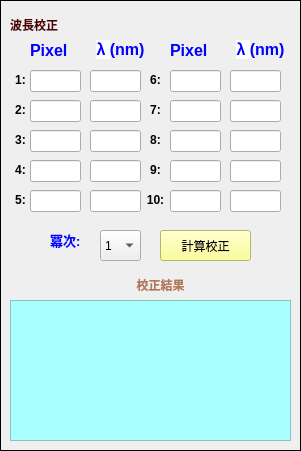
   <widget class="QFrame" name="Wave">
    <property name="geometry">
     <rect>
      <x>510</x>
      <y>0</y>
      <width>301</width>
      <height>451</height>
     </rect>
    </property>
    <property name="autoFillBackground">
     <bool>false</bool>
    </property>
    <property name="styleSheet">
     <string notr="true">
border-color: rgb(170, 85, 0);</string>
    </property>
    <property name="frameShape">
     <enum>QFrame::Box</enum>
    </property>
    <property name="frameShadow">
     <enum>QFrame::Plain</enum>
    </property>
    <widget class="QLabel" name="label_6">
     <property name="geometry">
      <rect>
       <x>10</x>
       <y>70</y>
       <width>21</width>
       <height>21</height>
      </rect>
     </property>
     <property name="text">
      <string>&lt;html&gt;&lt;head/&gt;&lt;body&gt;&lt;p align=&quot;center&quot;&gt;&lt;span style=&quot; font-size:9pt; font-weight:600;&quot;&gt;1:&lt;/span&gt;&lt;/p&gt;&lt;/body&gt;&lt;/html&gt;</string>
     </property>
    </widget>
    <widget class="QLabel" name="label_9">
     <property name="geometry">
      <rect>
       <x>10</x>
       <y>100</y>
       <width>21</width>
       <height>21</height>
      </rect>
     </property>
     <property name="text">
      <string>&lt;html&gt;&lt;head/&gt;&lt;body&gt;&lt;p align=&quot;center&quot;&gt;&lt;span style=&quot; font-size:9pt; font-weight:600;&quot;&gt;2:&lt;/span&gt;&lt;/p&gt;&lt;/body&gt;&lt;/html&gt;</string>
     </property>
    </widget>
    <widget class="QLabel" name="label_10">
     <property name="geometry">
      <rect>
       <x>10</x>
       <y>130</y>
       <width>21</width>
       <height>21</height>
      </rect>
     </property>
     <property name="text">
      <string>&lt;html&gt;&lt;head/&gt;&lt;body&gt;&lt;p align=&quot;center&quot;&gt;&lt;span style=&quot; font-size:9pt; font-weight:600;&quot;&gt;3:&lt;/span&gt;&lt;/p&gt;&lt;/body&gt;&lt;/html&gt;</string>
     </property>
    </widget>
    <widget class="QLabel" name="label_11">
     <property name="geometry">
      <rect>
       <x>10</x>
       <y>160</y>
       <width>21</width>
       <height>21</height>
      </rect>
     </property>
     <property name="text">
      <string>&lt;html&gt;&lt;head/&gt;&lt;body&gt;&lt;p align=&quot;center&quot;&gt;&lt;span style=&quot; font-size:9pt; font-weight:600;&quot;&gt;4:&lt;/span&gt;&lt;/p&gt;&lt;/body&gt;&lt;/html&gt;</string>
     </property>
    </widget>
    <widget class="QLabel" name="label_12">
     <property name="geometry">
      <rect>
       <x>10</x>
       <y>190</y>
       <width>21</width>
       <height>20</height>
      </rect>
     </property>
     <property name="text">
      <string>&lt;html&gt;&lt;head/&gt;&lt;body&gt;&lt;p align=&quot;center&quot;&gt;&lt;span style=&quot; font-size:9pt; font-weight:600;&quot;&gt;5:&lt;/span&gt;&lt;/p&gt;&lt;/body&gt;&lt;/html&gt;</string>
     </property>
    </widget>
    <widget class="QTextEdit" name="results_window">
     <property name="geometry">
      <rect>
       <x>10</x>
       <y>300</y>
       <width>281</width>
       <height>141</height>
      </rect>
     </property>
     <property name="styleSheet">
      <string notr="true">background-color: rgb(170, 255, 255);</string>
     </property>
    </widget>
    <widget class="QLabel" name="label_13">
     <property name="geometry">
      <rect>
       <x>30</x>
       <y>40</y>
       <width>41</width>
       <height>21</height>
      </rect>
     </property>
     <property name="styleSheet">
      <string notr="true">font: 10pt &quot;Calibri&quot;;
</string>
     </property>
     <property name="text">
      <string>&lt;html&gt;&lt;head/&gt;&lt;body&gt;&lt;p align=&quot;center&quot;&gt;&lt;span style=&quot; font-size:12pt; font-weight:600; color:#0000ff;&quot;&gt;Pixel &lt;/span&gt;&lt;/p&gt;&lt;/body&gt;&lt;/html&gt;</string>
     </property>
    </widget>
    <widget class="QLabel" name="label_14">
     <property name="geometry">
      <rect>
       <x>90</x>
       <y>40</y>
       <width>61</width>
       <height>20</height>
      </rect>
     </property>
     <property name="styleSheet">
      <string notr="true">font: 10pt &quot;Calibri&quot;;</string>
     </property>
     <property name="text">
      <string>&lt;html&gt;&lt;head/&gt;&lt;body&gt;&lt;p align=&quot;center&quot;&gt;&lt;span style=&quot; font-family:'arial,sans-serif'; font-size:12pt; font-weight:600; color:#0000ff; background-color:#ffffff;&quot;&gt;λ &lt;/span&gt;&lt;span style=&quot; font-size:12pt; font-weight:600; color:#0000ff;&quot;&gt;(nm)&lt;/span&gt;&lt;/p&gt;&lt;/body&gt;&lt;/html&gt;</string>
     </property>
    </widget>
    <widget class="QPushButton" name="BtnGo">
     <property name="geometry">
      <rect>
       <x>160</x>
       <y>230</y>
       <width>91</width>
       <height>31</height>
      </rect>
     </property>
     <property name="styleSheet">
      <string notr="true">background:rgb(255, 255, 127)</string>
     </property>
     <property name="text">
      <string>計算校正</string>
     </property>
    </widget>
    <widget class="QLabel" name="label_15">
     <property name="geometry">
      <rect>
       <x>110</x>
       <y>270</y>
       <width>101</width>
       <height>31</height>
      </rect>
     </property>
     <property name="text">
      <string>&lt;html&gt;&lt;head/&gt;&lt;body&gt;&lt;p align=&quot;center&quot;&gt;&lt;span style=&quot; font-size:9pt; font-weight:600; color:#b37759;&quot;&gt;校正結果&lt;/span&gt;&lt;/p&gt;&lt;/body&gt;&lt;/html&gt;</string>
     </property>
    </widget>
    <widget class="QLabel" name="label_16">
     <property name="geometry">
      <rect>
       <x>10</x>
       <y>10</y>
       <width>91</width>
       <height>31</height>
      </rect>
     </property>
     <property name="styleSheet">
      <string notr="true">font: 75 12pt &quot;Calibri&quot;;</string>
     </property>
     <property name="text">
      <string>&lt;html&gt;&lt;head/&gt;&lt;body&gt;&lt;p&gt;&lt;span style=&quot; font-weight:600; color:#550000;&quot;&gt;波長校正&lt;/span&gt;&lt;/p&gt;&lt;/body&gt;&lt;/html&gt;</string>
     </property>
    </widget>
    <widget class="QLineEdit" name="P1">
     <property name="geometry">
      <rect>
       <x>30</x>
       <y>70</y>
       <width>51</width>
       <height>22</height>
      </rect>
     </property>
    </widget>
    <widget class="QLineEdit" name="W1">
     <property name="geometry">
      <rect>
       <x>90</x>
       <y>70</y>
       <width>51</width>
       <height>22</height>
      </rect>
     </property>
     <property name="text">
      <string/>
     </property>
     <property name="readOnly">
      <bool>false</bool>
     </property>
    </widget>
    <widget class="QLineEdit" name="W2">
     <property name="geometry">
      <rect>
       <x>90</x>
       <y>100</y>
       <width>51</width>
       <height>22</height>
      </rect>
     </property>
     <property name="text">
      <string/>
     </property>
     <property name="readOnly">
      <bool>false</bool>
     </property>
    </widget>
    <widget class="QLineEdit" name="P2">
     <property name="geometry">
      <rect>
       <x>30</x>
       <y>100</y>
       <width>51</width>
       <height>22</height>
      </rect>
     </property>
    </widget>
    <widget class="QLineEdit" name="P3">
     <property name="geometry">
      <rect>
       <x>30</x>
       <y>130</y>
       <width>51</width>
       <height>22</height>
      </rect>
     </property>
    </widget>
    <widget class="QLineEdit" name="W3">
     <property name="geometry">
      <rect>
       <x>90</x>
       <y>130</y>
       <width>51</width>
       <height>22</height>
      </rect>
     </property>
     <property name="text">
      <string/>
     </property>
     <property name="readOnly">
      <bool>false</bool>
     </property>
    </widget>
    <widget class="QLineEdit" name="P4">
     <property name="geometry">
      <rect>
       <x>30</x>
       <y>160</y>
       <width>51</width>
       <height>22</height>
      </rect>
     </property>
    </widget>
    <widget class="QLineEdit" name="W4">
     <property name="geometry">
      <rect>
       <x>90</x>
       <y>160</y>
       <width>51</width>
       <height>22</height>
      </rect>
     </property>
     <property name="text">
      <string/>
     </property>
     <property name="readOnly">
      <bool>false</bool>
     </property>
    </widget>
    <widget class="QLineEdit" name="P5">
     <property name="geometry">
      <rect>
       <x>30</x>
       <y>190</y>
       <width>51</width>
       <height>22</height>
      </rect>
     </property>
    </widget>
    <widget class="QLineEdit" name="W5">
     <property name="geometry">
      <rect>
       <x>90</x>
       <y>190</y>
       <width>51</width>
       <height>22</height>
      </rect>
     </property>
     <property name="text">
      <string/>
     </property>
     <property name="readOnly">
      <bool>false</bool>
     </property>
    </widget>
    <widget class="QLabel" name="label_18">
     <property name="geometry">
      <rect>
       <x>50</x>
       <y>230</y>
       <width>41</width>
       <height>21</height>
      </rect>
     </property>
     <property name="text">
      <string>&lt;html&gt;&lt;head/&gt;&lt;body&gt;&lt;p&gt;&lt;span style=&quot; font-size:10pt; font-weight:600; color:#0000ff;&quot;&gt;冪次:&lt;/span&gt;&lt;/p&gt;&lt;/body&gt;&lt;/html&gt;</string>
     </property>
    </widget>
    <widget class="QComboBox" name="comboBox">
     <property name="geometry">
      <rect>
       <x>100</x>
       <y>230</y>
       <width>41</width>
       <height>31</height>
      </rect>
     </property>
     <item>
      <property name="text">
       <string>1</string>
      </property>
     </item>
     <item>
      <property name="text">
       <string>2</string>
      </property>
     </item>
     <item>
      <property name="text">
       <string>3</string>
      </property>
     </item>
     <item>
      <property name="text">
       <string>4</string>
      </property>
     </item>
     <item>
      <property name="text">
       <string>5</string>
      </property>
     </item>
    </widget>
    <widget class="QLineEdit" name="P6">
     <property name="geometry">
      <rect>
       <x>170</x>
       <y>70</y>
       <width>51</width>
       <height>22</height>
      </rect>
     </property>
    </widget>
    <widget class="QLabel" name="label_30">
     <property name="geometry">
      <rect>
       <x>140</x>
       <y>70</y>
       <width>31</width>
       <height>21</height>
      </rect>
     </property>
     <property name="text">
      <string>&lt;html&gt;&lt;head/&gt;&lt;body&gt;&lt;p align=&quot;center&quot;&gt;&lt;span style=&quot; font-size:9pt; font-weight:600;&quot;&gt;6:&lt;/span&gt;&lt;/p&gt;&lt;/body&gt;&lt;/html&gt;</string>
     </property>
    </widget>
    <widget class="QLineEdit" name="W6">
     <property name="geometry">
      <rect>
       <x>230</x>
       <y>70</y>
       <width>51</width>
       <height>22</height>
      </rect>
     </property>
     <property name="text">
      <string/>
     </property>
     <property name="readOnly">
      <bool>false</bool>
     </property>
    </widget>
    <widget class="QLabel" name="label_31">
     <property name="geometry">
      <rect>
       <x>230</x>
       <y>40</y>
       <width>61</width>
       <height>20</height>
      </rect>
     </property>
     <property name="styleSheet">
      <string notr="true">font: 10pt &quot;Calibri&quot;;</string>
     </property>
     <property name="text">
      <string>&lt;html&gt;&lt;head/&gt;&lt;body&gt;&lt;p align=&quot;center&quot;&gt;&lt;span style=&quot; font-family:'arial,sans-serif'; font-size:12pt; font-weight:600; color:#0000ff; background-color:#ffffff;&quot;&gt;λ &lt;/span&gt;&lt;span style=&quot; font-size:12pt; font-weight:600; color:#0000ff;&quot;&gt;(nm)&lt;/span&gt;&lt;/p&gt;&lt;/body&gt;&lt;/html&gt;</string>
     </property>
    </widget>
    <widget class="QLabel" name="label_32">
     <property name="geometry">
      <rect>
       <x>170</x>
       <y>40</y>
       <width>41</width>
       <height>21</height>
      </rect>
     </property>
     <property name="styleSheet">
      <string notr="true">font: 10pt &quot;Calibri&quot;;
</string>
     </property>
     <property name="text">
      <string>&lt;html&gt;&lt;head/&gt;&lt;body&gt;&lt;p align=&quot;center&quot;&gt;&lt;span style=&quot; font-size:12pt; font-weight:600; color:#0000ff;&quot;&gt;Pixel &lt;/span&gt;&lt;/p&gt;&lt;/body&gt;&lt;/html&gt;</string>
     </property>
    </widget>
    <widget class="QLineEdit" name="P7">
     <property name="geometry">
      <rect>
       <x>170</x>
       <y>100</y>
       <width>51</width>
       <height>22</height>
      </rect>
     </property>
    </widget>
    <widget class="QLineEdit" name="W7">
     <property name="geometry">
      <rect>
       <x>230</x>
       <y>100</y>
       <width>51</width>
       <height>22</height>
      </rect>
     </property>
     <property name="text">
      <string/>
     </property>
     <property name="readOnly">
      <bool>false</bool>
     </property>
    </widget>
    <widget class="QLabel" name="label_46">
     <property name="geometry">
      <rect>
       <x>140</x>
       <y>100</y>
       <width>31</width>
       <height>21</height>
      </rect>
     </property>
     <property name="text">
      <string>&lt;html&gt;&lt;head/&gt;&lt;body&gt;&lt;p align=&quot;center&quot;&gt;&lt;span style=&quot; font-size:9pt; font-weight:600;&quot;&gt;7:&lt;/span&gt;&lt;/p&gt;&lt;/body&gt;&lt;/html&gt;</string>
     </property>
    </widget>
    <widget class="QLineEdit" name="P8">
     <property name="geometry">
      <rect>
       <x>170</x>
       <y>130</y>
       <width>51</width>
       <height>22</height>
      </rect>
     </property>
    </widget>
    <widget class="QLabel" name="label_47">
     <property name="geometry">
      <rect>
       <x>140</x>
       <y>130</y>
       <width>31</width>
       <height>21</height>
      </rect>
     </property>
     <property name="text">
      <string>&lt;html&gt;&lt;head/&gt;&lt;body&gt;&lt;p align=&quot;center&quot;&gt;&lt;span style=&quot; font-size:9pt; font-weight:600;&quot;&gt;8:&lt;/span&gt;&lt;/p&gt;&lt;/body&gt;&lt;/html&gt;</string>
     </property>
    </widget>
    <widget class="QLineEdit" name="W8">
     <property name="geometry">
      <rect>
       <x>230</x>
       <y>130</y>
       <width>51</width>
       <height>22</height>
      </rect>
     </property>
    </widget>
    <widget class="QLineEdit" name="P9">
     <property name="geometry">
      <rect>
       <x>170</x>
       <y>160</y>
       <width>51</width>
       <height>22</height>
      </rect>
     </property>
    </widget>
    <widget class="QLabel" name="label_48">
     <property name="geometry">
      <rect>
       <x>140</x>
       <y>160</y>
       <width>31</width>
       <height>21</height>
      </rect>
     </property>
     <property name="text">
      <string>&lt;html&gt;&lt;head/&gt;&lt;body&gt;&lt;p align=&quot;center&quot;&gt;&lt;span style=&quot; font-size:9pt; font-weight:600;&quot;&gt;9:&lt;/span&gt;&lt;/p&gt;&lt;/body&gt;&lt;/html&gt;</string>
     </property>
    </widget>
    <widget class="QLineEdit" name="W9">
     <property name="geometry">
      <rect>
       <x>230</x>
       <y>160</y>
       <width>51</width>
       <height>22</height>
      </rect>
     </property>
    </widget>
    <widget class="QLineEdit" name="P10">
     <property name="geometry">
      <rect>
       <x>170</x>
       <y>190</y>
       <width>51</width>
       <height>22</height>
      </rect>
     </property>
    </widget>
    <widget class="QLabel" name="label_49">
     <property name="geometry">
      <rect>
       <x>140</x>
       <y>190</y>
       <width>31</width>
       <height>21</height>
      </rect>
     </property>
     <property name="text">
      <string>&lt;html&gt;&lt;head/&gt;&lt;body&gt;&lt;p align=&quot;center&quot;&gt;&lt;span style=&quot; font-size:9pt; font-weight:600;&quot;&gt;10:&lt;/span&gt;&lt;/p&gt;&lt;/body&gt;&lt;/html&gt;</string>
     </property>
    </widget>
    <widget class="QLineEdit" name="W10">
     <property name="geometry">
      <rect>
       <x>230</x>
       <y>190</y>
       <width>51</width>
       <height>22</height>
      </rect>
     </property>
    </widget>
   </widget>
